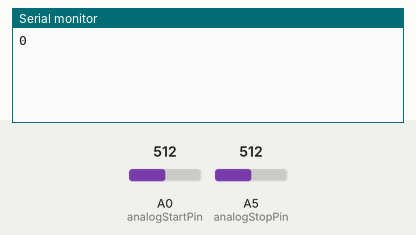
The sketch below on a simulated Arduino Uno, built with avr-gcc and run on an emulated ATmega328P. Shown: the last lines printed to the serial monitor. The test bench sets the inputs (shaded band); at power-on: A0 (analogStartPin) = 512, A5 (analogStopPin) = 512.

Above: at 1.2 s.
1.3 s: A0 (analogStartPin) set to 716
At 2.1 s:
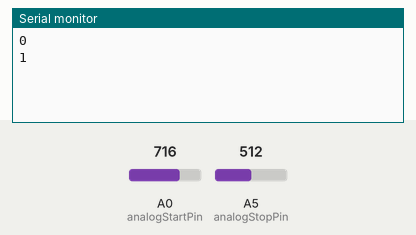
2.8 s: A5 (analogStopPin) set to 716
At 3.9 s:
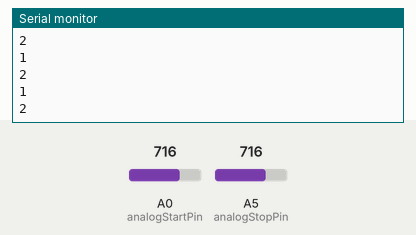
Timing chart, 0 to 5.8 s (numbered marks = the images above; inputs shaded):
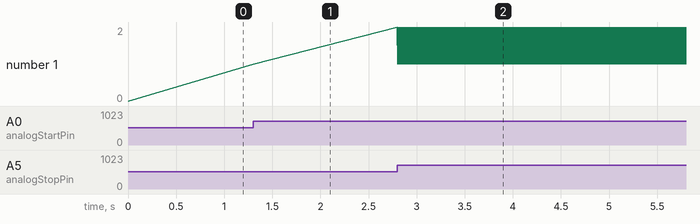

Measured:
- after the input at 1.3 s, the serial monitor: prints a new line at once (image 1)
- after the input at 2.8 s, the serial monitor: prints a new line at once (image 2)
- plotted number 1: 0 → 1 after the input at 1.3 s

The sketch:

Load_This_On_The_Arduino.ino
```cpp
/*
Check for input from CORTEX, print to USB
 //0 for nothing yet, 1 for record, 2 for stop record
 */

// the setup routine runs once when you press reset:
int testPort = 7;//leave high if need a high input to test
// need these things to deal with the Matlab serial buffer
const int analogStartPin  = A0;
const int analogStopPin  = A5;
int readVals = 1;
int waitStart = 1;
int waitStop = 0;
int startLine;
int stopLine;
int baseline = 0;
int startNum = 1;
int stopNum = 1;

int startByte = 65;//A
int stopByte = 90;//Z

int inByte   = 0;

void setup() {
  // initialize serial communication at 9600 bits per second:
  Serial.begin(9600);
  Serial.println(0);
  pinMode(analogStartPin, INPUT);
  pinMode(analogStopPin, INPUT);
  digitalWrite(testPort, HIGH);
  digitalWrite(13, LOW);
  //analogWrite(analogStartPin, baseline);
  //analogWrite(analogStopPin, baseline);
}

// the loop routine runs over and over again forever:
void loop() {
  //  if (Serial.available()>0) {
  //    inByte = Serial.read();// get incoming byte, start byte is 'A'
  //  }
  //if (inByte==startByte){//start stimulation, need an else here for errors since this should always be the start Byte
  //readVals = 1;
  while ( readVals ){
    //Serial.println(waitStart);
    // read the input on analog pin 0:
    startLine = analogRead(analogStartPin);
    //Serial.println(startLine);
    stopLine = analogRead(analogStopPin);

    //resetLine = analogRead(analogResetPin);
    //  int endRecLine = analogRead(A5);

    // print out the value you read:
    if ((startLine > 512) && (waitStart >0)){
      Serial.println(1);
      //Serial.println(startNum);
      //digitalWrite(13, HIGH);
      waitStart = 0;
      waitStop = 1;
      startNum = startNum + 1;
    }
    if ((stopLine > 512) && (waitStop>0)){
      Serial.println(2);
      //Serial.println(stopNum);
      //digitalWrite(13, LOW);
      waitStart = 1;
      waitStop =0;
      stopNum = stopNum + 1;

    }

    //      if (Serial.available()>0) {
    //        inByte = Serial.read();// get incoming byte, start byte is 'A'
    //      }
    //      if (inByte==stopByte){//start stimulation, need an else here for errors since this should always be the start Byte
    //        readVals = 0;
    //      }
    // }
  }
}
```
